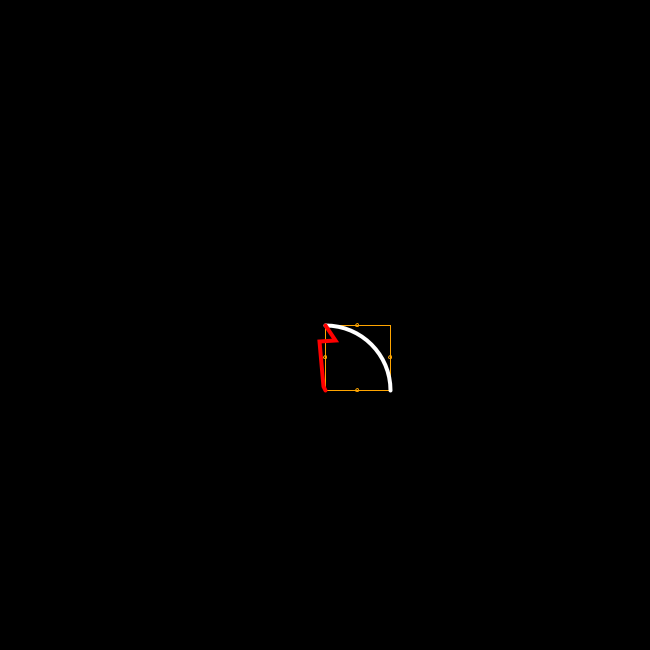
Frame 1 (no input)
Frame 60 (the mouse pressed at the canvas centre just before this capture): identical to frame 1, image omitted
Frame 120 (the mouse held since frame 60 and released just before this capture): identical to frame 1, image omitted

The Processing sketch that drew this single still picture (run headless with seeded random() and noise(); from frame 60 on, the mouse is pressed at the canvas centre):

// Processing sketch: Arcs_and_Lines
// ── Arcs_and_Lines.pde
//look up chalk, chalkboard texture
//make catalog of shapes 1-20
//not-straight function

int lnwt = 3;
CrookedLine [] cls;
int cellsz = 65;


void setup() {
  size(650, 650);
  smooth();
  cls = new CrookedLine[7];
  for (int i=0; i<cls.length; i++) {
    cls[i] = new CrookedLine(width/2, height/2, 0, 0, 0, cellsz, ceil(random(4)), 30);
  }
}

void draw() {
  background(0);
  arcsAndLines(width/2, height/2, cellsz, 1, 13, 1);

  cls[0].drw();
}

void arcsAndLines(int x, int y, int sz, int bb, int s1, int s2) {
  noFill();

  //Bounding box
  if (bb==1) {
    stroke(255, 165, 0);
    strokeWeight(1);
    rectMode(CORNER);
    rect(x, y, sz, sz);
    ellipse(x+(sz/2), y, 3, 3);
    ellipse(x+(sz/2), y+sz, 3, 3);
    ellipse(x, y+(sz/2), 3, 3);
    ellipse(x+sz, y+(sz/2), 3, 3);
  }

  //Shape 1
  switch(s1) {

  case 1:
    stroke(255);
    strokeWeight(lnwt);
    ellipseMode(CENTER);
    arc(x, y+sz, sz*2, sz*2, -HALF_PI, 0);
    break;

  case 2:
    stroke(255);
    strokeWeight(lnwt);
    ellipseMode(CENTER);
    arc(x, y, sz*2, sz*2, 0, HALF_PI);
    break;

  case 3:
    stroke(255);
    strokeWeight(lnwt);
    ellipseMode(CENTER);
    arc(x+sz, y, sz*2, sz*2, HALF_PI, PI);
    break;

  case 4:
    stroke(255);
    strokeWeight(lnwt);
    ellipseMode(CENTER);
    arc(x+sz, y+sz, sz*2, sz*2, -PI, -HALF_PI);
    break;

  case 5:
    stroke(255);
    strokeWeight(lnwt);
    ellipseMode(CENTER);
    arc(x-(sz/2.66667), y+(sz/2), sz*2, sz*2, -0.16667*PI, 0.16667*PI);
    break;

  case 6:
    stroke(255);
    strokeWeight(lnwt);
    ellipseMode(CENTER);
    arc(x+(sz/2), y-(sz/2.66667), sz*2, sz*2, HALF_PI - (0.16667*PI), HALF_PI + (0.16667*PI) );
    break;

  case 7:
    stroke(255);
    strokeWeight(lnwt);
    ellipseMode(CENTER);
    arc( x+sz+(sz/2.66667), y+(sz/2), sz*2, sz*2, PI - (0.16667*PI), PI + (0.16667*PI) );
    break;

  case 8:
    stroke(255);
    strokeWeight(lnwt);
    ellipseMode(CENTER);
    arc( x+(sz/2), y+sz+(sz/2.66667), sz*2, sz*2, -HALF_PI - (0.16667*PI), -HALF_PI + (0.16667*PI) );
    break;

  case 9:
    stroke(255);
    strokeWeight(lnwt);
    line( x+(sz/2), y, x+(sz/2), y+sz );
    break;

  case 10:
    stroke(255);
    strokeWeight(lnwt);
    line( x, y+(sz/2), x+sz, y+(sz/2) );
    break;

  case 11:
    stroke(255);
    strokeWeight(lnwt);
    line( x+sz, y, x, y+sz );
    break;

  case 12:
    stroke(255);
    strokeWeight(lnwt);
    line( x, y, x+sz, y+sz );
    break;
  }

  //Shape 2
  switch(s2) {

  case 1:
    stroke(255);
    strokeWeight(4);
    ellipseMode(CENTER);
    arc(x, y+sz, sz*2, sz*2, -HALF_PI, 0);
    break;

  case 2:
    stroke(255);
    strokeWeight(4);
    ellipseMode(CENTER);
    arc(x, y, sz*2, sz*2, 0, HALF_PI);
    break;
  }
}


//COMMENT THIS


class CrookedLine {
  int locx, locy, x1, y1, x2, y2, numpts;
  float w;
  PVector start, dir, end, pp1;
  PVector[] pts;
  float[] segs;


  CrookedLine(int alocx, int alocy, int ax1, int ay1, int ax2, int ay2, int anumpts, float aw) {
    locx = alocx;
    locy = alocy;
    x1 = ax1;
    y1 = ay1;
    x2 = ax2;
    y2 = ay2;
    numpts = anumpts;
    w = aw;

    start = new PVector(x1, y1);
    dir = new PVector(x2, y2);
    end = PVector.add(start, dir);
    pts= new PVector[numpts];

    pp1 = new PVector(dir.y, -dir.x);
    pp1.normalize();
    pp1.mult(w/2.0);

    segs = new float[numpts];
    for (int i=0; i<segs.length; i++) {
      segs[i] = random(1.0);
    }
    segs = sort(segs);

    for (int i=0; i<numpts; i++) {
      pts[i] = PVector.add( start, PVector.mult( dir, segs[i] ));
      pts[i] = PVector.add( pts[i], PVector.mult( pp1, random(-1.0, 1.0) ) );
    }
  }

  void drw() {
    noFill();
    stroke(255, 0, 0);
    pushMatrix();
    translate(locx, locy);

    beginShape();
    vertex(start.x, start.y);
    for (int i=0; i<pts.length; i++) {
      vertex(pts[i].x, pts[i].y);
    }
    vertex(end.x, end.y);
    endShape();

    popMatrix();
  }
}
